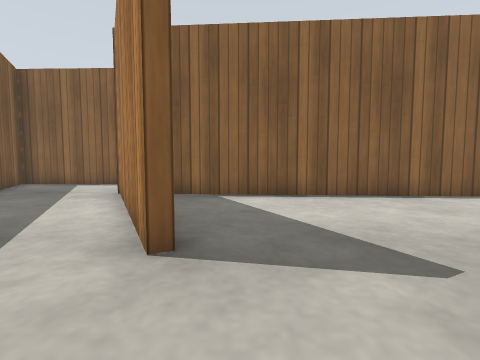
View 1 (above)

16 first-person views from a walk through a world built for the Gazebo simulator. The camera is 0.5 m above the floor, tilts 4° down and sees 85° across. The floor is counted in squares, 0.5 m on a side. Each view is taken from the middle of a square. On the plan, view 1 faces up. The plan holds only what a view shows up to about 11 squares ahead; the rest is blank. The place goes on beyond the plan. Gazebo's built-in surfaces are drawn with simple patterns. Some stock models are drawn as simple stand-ins.

View 2
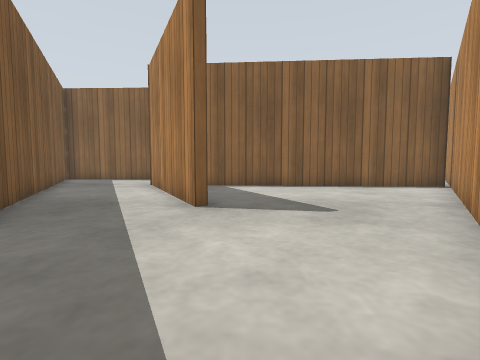

View 3
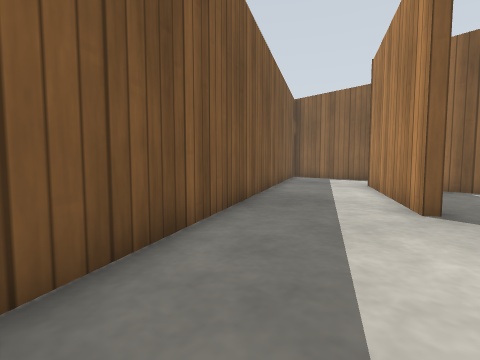

View 4
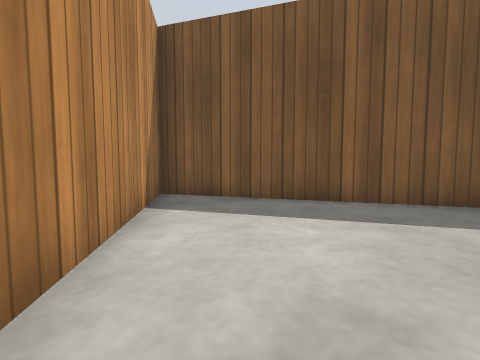

View 5
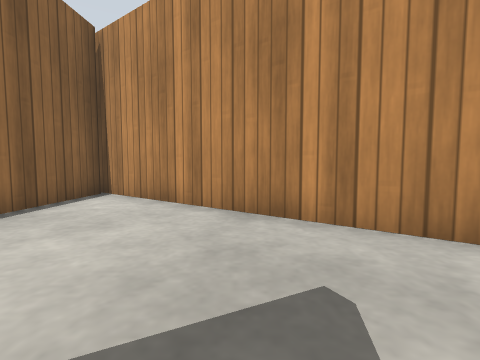

View 6
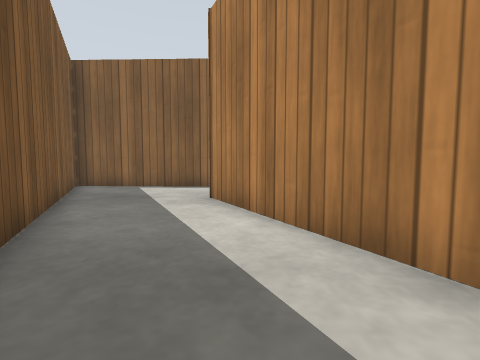

View 7
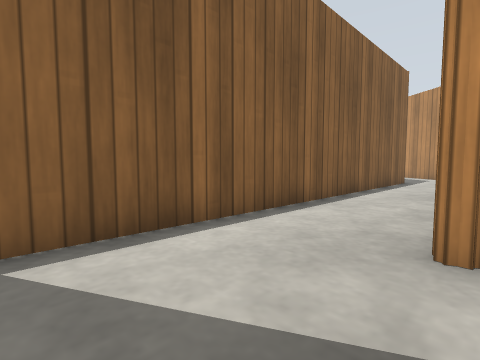

View 8
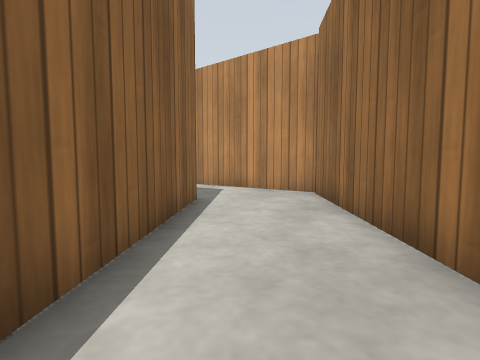

View 9
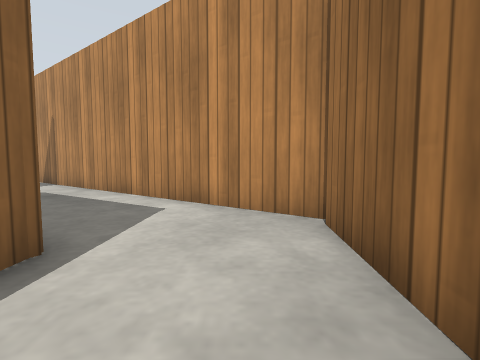

View 10
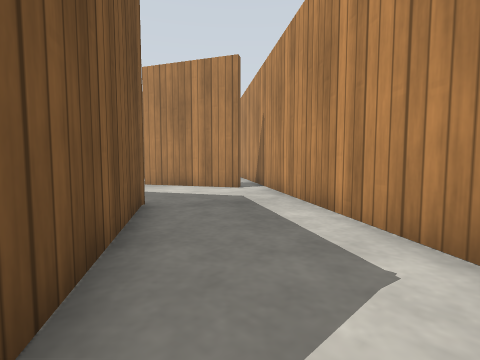

View 11
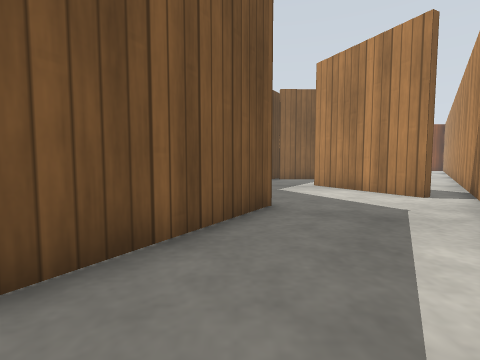

View 12
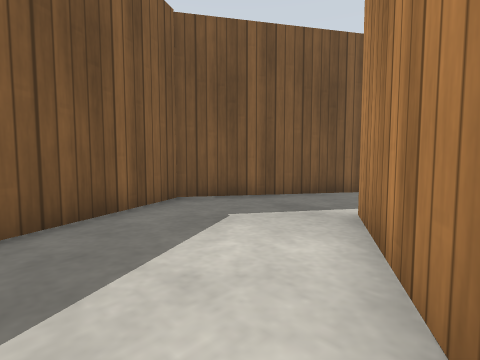

View 13
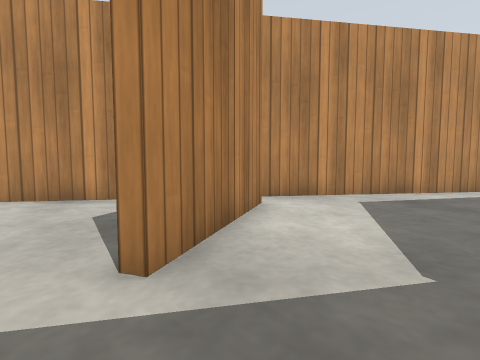

View 14
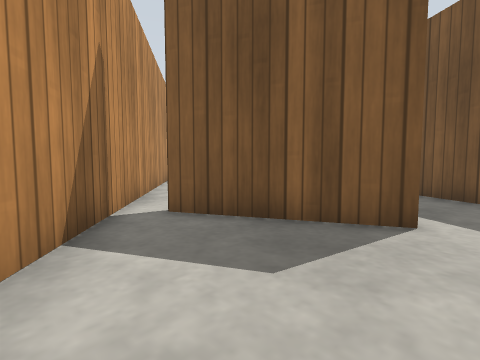

View 15
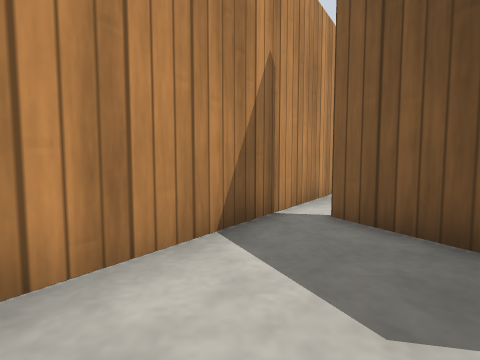

View 16
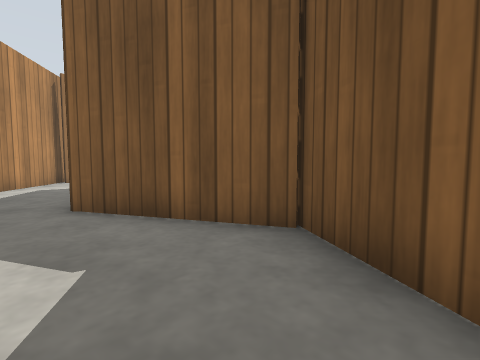

### Floor plan
Ten units are one square. View 1 is at (0, 0); x grows to the right and y downward. Boxes are objects, and circles mark ways between rooms. Rooms are numbered by the first view taken in them; rooms with no view inside come last. Other rooms are left out.
<svg viewBox="-102 -231 295 282">
<path fill="none" stroke="#000" d="M-6 -29 -10 -27 -31 -69M-63 -49 -14 46M-4 46 79 -67M81 -73 -21 -80M21 -80 82 -76M69 -112 -97 -116 -63 -49M-31 -69 -39 -84 -35 -85M79 -67 151 -166M92 -151 70 -115M144 -173 141 -172M76 -200 97 -159 92 -151M141 -172 121 -210 124 -211M93 -226 75 -197M124 -211 144 -173M151 -166 188 -217"/>
<circle cx="-45" cy="-55" r="3" fill="#2a7"/>
<circle cx="118" cy="-152" r="3" fill="#2a7"/>
<circle cx="130" cy="-220" r="3" fill="#2a7"/>
<text x="0" y="-30">1</text>
<text x="20" y="-100">2</text>
<text x="110" y="-190">3</text>
<text x="160" y="-210">4</text>
</svg>
Room 1 opens to room 2. Room 2 opens to room 3. Room 3 opens to room 4.

Where each view was taken, in squares from view 1:
view 1: 0 up, 0 right, facing up
view 2: 3 down, 0 right, facing up
view 3: 3 down, 0 right, facing up-left
view 4: 2 up, 3 right, facing down-left
view 5: 3 up, 0 right, facing right
view 6: 1 up, 3 left, facing up
view 7: 8 up, 7 left, facing up-right
view 8: 10 up, 0 right, facing right
view 9: 9 up, 4 right, facing right
view 10: 10 up, 7 right, facing up-right
view 11: 10 up, 9 right, facing up
view 12: 16 up, 14 right, facing up-left
view 13: 22 up, 10 right, facing down-right
view 14: 22 up, 17 right, facing down-left
view 15: 22 up, 16 right, facing down
view 16: 22 up, 11 right, facing down-left
